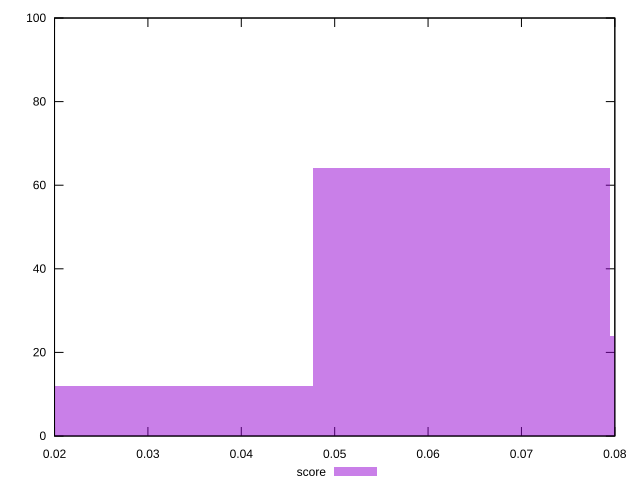

Here is the gnuplot script that generated this plot:
reset

$score <<EOF
0.06362229707515153 64
0.09543344561272729 24
0.031811148537575766 12
EOF

set key outside below
set boxwidth 0.031811148537575766
set xrange [0.02:0.08]
set yrange [0:100]
set trange [0:100]
set style fill transparent solid 0.5 noborder
set terminal svg size 640, 490 enhanced background rgb 'white'
set output "report_00013_2021-02-09T12-04-24.940Z/interactive/samples/pages/score/histogram.svg"

plot $score title "score" with boxes

reset
